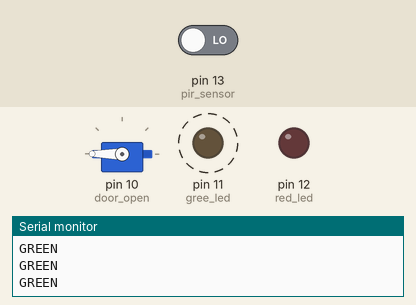
Recording of a sketch running on a simulated Arduino Uno, built with avr-gcc and run on an emulated ATmega328P. Parts: servo, output pins drawn as LEDs (lit = HIGH), the last lines printed to the serial monitor. Dashed ring = blinking. The test bench sets the inputs (shaded band); at power-on: pin 13 (pir_sensor) LOW.

Above: at 2.8 s.
2.9 s: pin 13 (pir_sensor) driven HIGH
At 3.4 s:
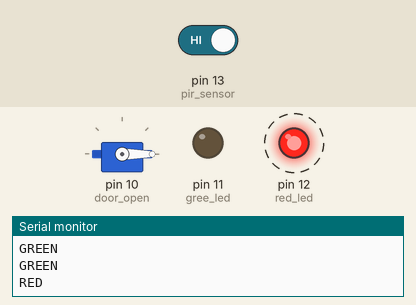
6.5 s: pin 13 (pir_sensor) driven LOW
At 6.9 s:
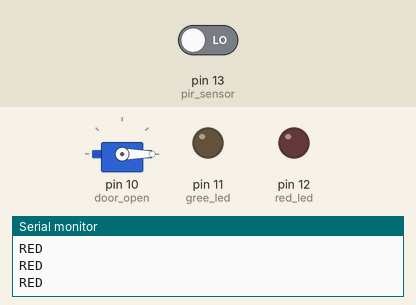
Timing chart, 0 to 16.5 s (numbered marks = the images above; inputs shaded):
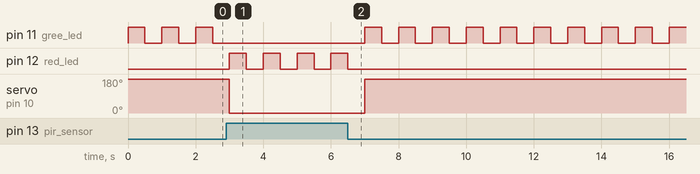

Measured:
- after the input at 2.9 s, pin 11 (gree_led): stops changing and stays LOW; pin 12 (red_led): alternates HIGH for 0.50 s and LOW for 0.50 s, starting after 0.10 s; servo on pin 10 (door_open): 180° → 0° after 0.10 s
- after the input at 6.5 s, pin 11 (gree_led): alternates HIGH for 0.50 s and LOW for 0.50 s, starting after 0.50 s; pin 12 (red_led): goes on until 6.5 s, then stays LOW; servo on pin 10 (door_open): 0° → 180° after 0.50 s
- by itself, pin 11 (gree_led): alternates HIGH for 0.50 s and LOW for 0.50 s

The sketch:

automatic_door_open_close.ino
```cpp
#include<Servo.h>

#define pir_sensor 13
#define red_led 12
#define gree_led 11

int sensor_value;
int sensor_value2;

Servo door_open;

void setup() {
  // put your setup code here, to run once:
  Serial.begin(9600);
  pinMode(pir_sensor, INPUT);
  pinMode(red_led, OUTPUT);
  pinMode(gree_led, OUTPUT);

  door_open.attach(10);

}

void loop() {
  // put your main code here, to run repeatedly:
  sensor_value=digitalRead(pir_sensor);


  if(sensor_value==1){
    Serial.println("RED");
    door_open.write(0);
    digitalWrite(red_led,HIGH);
    delay(500);
    digitalWrite(red_led,LOW);
    delay(500);
  }else{
    Serial.println("GREEN");
    door_open.write(180);
    digitalWrite(gree_led,HIGH);
    delay(500);
    digitalWrite(gree_led,LOW);
    delay(500);
  }

}
```
